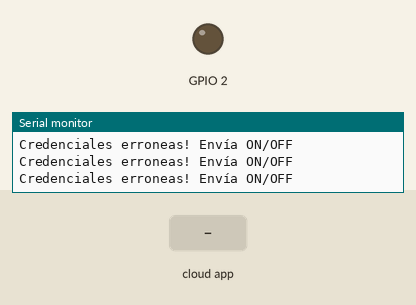
Simulated run of this sketch. Board: ESP32. Parts: output pins drawn as LEDs (lit = HIGH), the last lines printed to the serial monitor. Inputs (shaded band) come from the test bench. WiFi joins after 1.5 s; servers stay silent unless stated; the Firebase database answers and starts empty.

Above: at 3.8 s.
3.9 s: the phone or cloud app sets LED to ON
At 5.1 s:
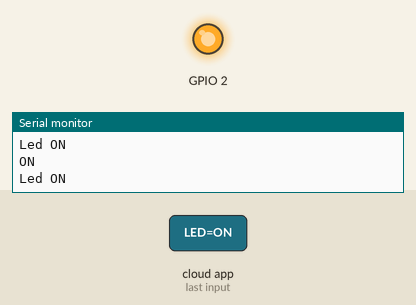
5.5 s: the phone or cloud app sets LED to OFF
At 6.3 s:
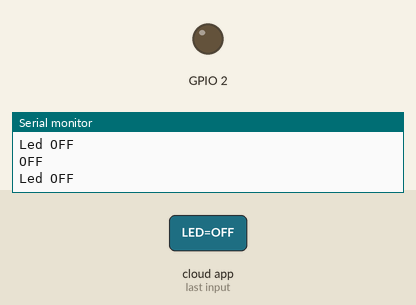
Timing chart, 0 to 8.5 s (numbered marks = the images above; inputs shaded):
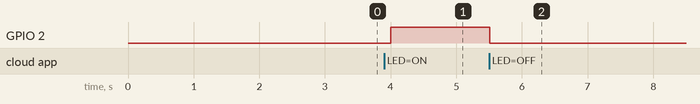

The sketch:

Led_Firebase_ESP32.ino
```cpp
#include <WiFi.h>
#include "FirebaseESP32.h"

// Credenciales wifi


#define WIFI_SSID "RED"
#define WIFI_PASSWORD "PASS"

// Credenciales Proyecto Firebase
#define FIREBASE_HOST "BD_Host"
#define FIREBASE_AUTH "Secret_Firebase"

// Firebase Data object
FirebaseData firebaseData;
String fireStatus = "";  // estado del led en Firebase
int led = 2;

void setup() {

  Serial.begin(9600);

  delay(1000);

  pinMode(2, OUTPUT);

  WiFi.begin(WIFI_SSID, WIFI_PASSWORD); //intenta conectarse al wifi

  Serial.print("Conectando a");

  Serial.print(WIFI_SSID);

  while (WiFi.status() != WL_CONNECTED) {

    Serial.print(".");

    delay(500);

  }

  Serial.println();

  Serial.print("Conectado a ");

  Serial.println(WIFI_SSID);

  Serial.print("Tu dirección IP: ");

  Serial.println(WiFi.localIP());   //imprime la I¨P
  Firebase.begin(FIREBASE_HOST, FIREBASE_AUTH);
  Firebase.reconnectWiFi(true);   // Se conecta a firebase

  Firebase.setString(firebaseData,"LED", "ON"); //envia un valor inicial a firebase ON

}

void loop() {

  fireStatus = Firebase.getString(firebaseData,"/LED"); // obtiene el valor del led
  Serial.println(firebaseData.stringData());
  if (firebaseData.stringData() == "ON") {  // verifica en firebase si está el valor en ON  para encender el led localmente

    Serial.println("Led ON");

    digitalWrite(2, HIGH); // Enciende el led

  }

  else if (firebaseData.stringData() == "OFF") {     //compara el valor OFF en firebase

    Serial.println("Led OFF");

    digitalWrite(2, LOW);//apaga el led

  }

  else { //si lee valores distintos imprime el mensaje

    Serial.println("Credenciales erroneas! Envía ON/OFF");

  }

}
```

Measured:
- after the input at 3.9 s, GPIO 2: LOW → HIGH after 0.11 s
- after the input at 5.5 s, GPIO 2: HIGH → LOW at once
